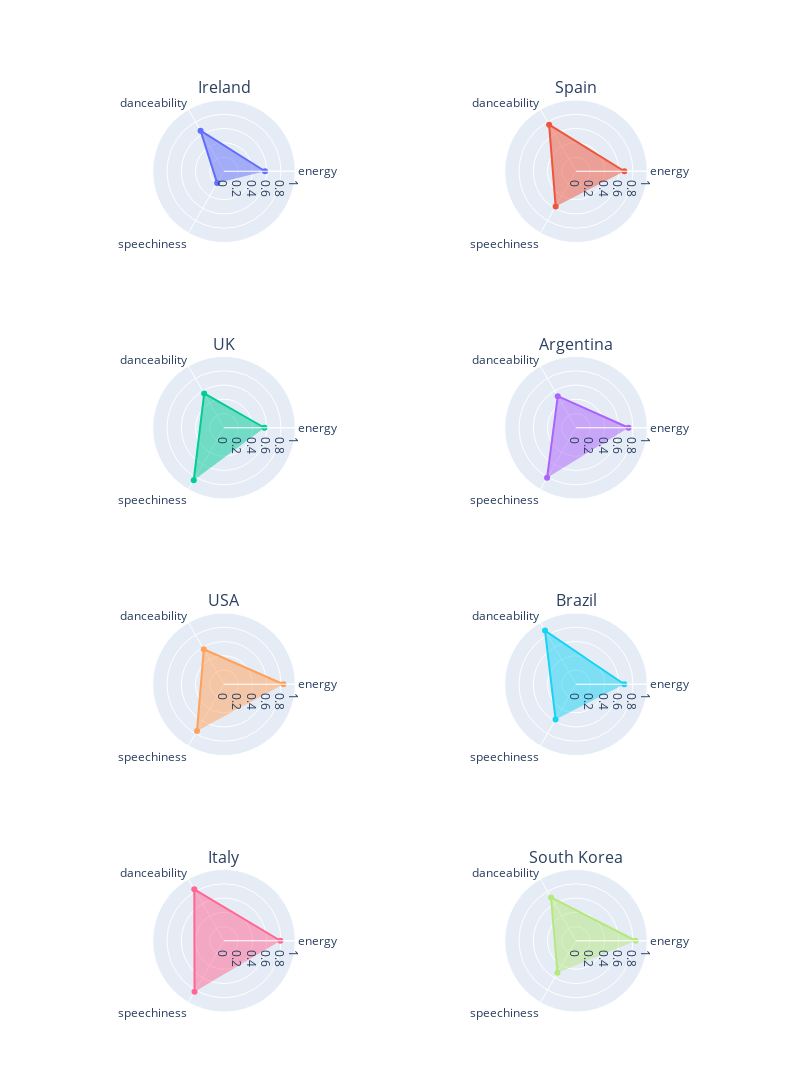

Notebook source saved alongside this figure:
### Markdown cell above
A neat representation would be to display these factors as radar graphs. The function below creates a radar graph given the country and the column name.

### Code cell
# Radar chart of each country wrt (energy, danceability, speechiness)
def create_radar_charts(df, countries, columns):
    cols = 2
    rows = len(countries) // cols
    # Create subplots with 'polar' subplot type with rows, cols
    fig = make_subplots(rows=rows, cols=cols, subplot_titles=[f'{country}' for country in countries], specs=[[{'type': 'polar', 'colspan': 1}]*cols]*rows)
    # Loop through all the country data
    for i, country in enumerate(countries):
        country_data = df[df['country'] == country]
        radar_chart = go.Figure()

        for column in columns:
            radar_chart.add_trace(go.Scatterpolar(
                r=country_data[column],
                theta=columns,
                fill='toself',
                name=column,
                showlegend=False
            ))
        row_index, col_index = divmod(i, 2) 
        # Add the radar chart to the subplot
        fig.add_trace(radar_chart.data[0], row=row_index+1, col=col_index+1)

    
    # Define polar coordinates on radius
    fig.update_polars(radialaxis=dict(range=[0, 1]))
    # Update layout to set the chart size
    fig.update_layout(
        height=400 * rows,  
        width=800, 

    )
    #print(fig)

    # Show the combined radar charts
    fig.show()



# Define and columns for the radar charts
columns_to_plot = ['energy', 'danceability', 'speechiness']

# Create radar charts
create_radar_charts(df_songs, locations_of_interest, columns_to_plot)

### Figure 1 — Plotly figure (JSON) as saved in the notebook; plotly's stock layout.template omitted (floating-point values rounded to 4 significant figures)
{"data": [{"fill": "toself", "name": "energy", "r": [0.575, 0.658, 0.192, 0.854, 0.453, 0.8, 0.617, 0.731, 0.36, 0.216, 0.64, 0.583, 0.849, 0.867, 0.686, 0.363, 0.678, 0.488, 0.785, 0.74, 0.664, 0.717, 0.845, 0.308, 0.537, 0.368, 0.366, 0.613, 0.0911, 0.729, 0.789, 0.567, 0.758, 0.758, 0.911, 0.722, 0.523, 0.43, 0.551, 0.733, 0.568, 0.532, 0.604, 0.601, 0.558, 0.688, 0.867, 0.702, 0.845, 0.556], "showlegend": false, "subplot": "polar", "theta": ["energy", "danceability", "speechiness"], "type": "scatterpolar"}, {"fill": "toself", "name": "energy", "r": [0.679, 0.755, 0.571, 0.866, 0.519, 0.642, 0.87, 0.59, 0.799, 0.782, 0.712, 0.725, 0.665, 0.68, 0.681, 0.893, 0.759, 0.659, 0.421, 0.752, 0.737, 0.774, 0.673, 0.807, 0.744, 0.758, 0.711, 0.778, 0.795, 0.699, 0.566, 0.295, 0.738, 0.703, 0.537, 0.718, 0.556, 0.851, 0.738, 0.769, 0.682, 0.578, 0.86, 0.646, 0.907, 0.526, 0.632, 0.718, 0.651, 0.809], "showlegend": false, "subplot": "polar2", "theta": ["energy", "danceability", "speechiness"], "type": "scatterpolar"}, {"fill": "toself", "name": "energy", "r": [0.568, 0.556, 0.849, 0.722, 0.867, 0.6, 0.911, 0.488, 0.758, 0.512, 0.74, 0.532, 0.545, 0.368, 0.0911, 0.567, 0.575, 0.56, 0.678, 0.523, 0.935, 0.845, 0.729, 0.717, 0.789, 0.562, 0.688, 0.702, 0.604, 0.976, 0.845, 0.453, 0.733, 0.308, 0.625, 0.366, 0.641, 0.664, 0.686, 0.239, 0.417, 0.8, 0.558, 0.758, 0.731, 0.405, 0.43, 0.583, 0.658, 0.881], "showlegend": false, "subplot": "polar3", "theta": ["energy", "danceability", "speechiness"], "type": "scatterpolar"}, {"fill": "toself", "name": "energy", "r": [0.738, 0.512, 0.812, 0.783, 0.711, 0.604, 0.632, 0.703, 0.649, 0.778, 0.782, 0.656, 0.868, 0.692, 0.677, 0.809, 0.63, 0.737, 0.792, 0.697, 0.775, 0.659, 0.568, 0.541, 0.728, 0.807, 0.445, 0.513, 0.9, 0.821, 0.86, 0.854, 0.794, 0.728, 0.555, 0.63, 0.77, 0.601, 0.421, 0.682, 0.519, 0.712, 0.793, 0.573, 0.827, 0.798, 0.656, 0.624, 0.607, 0.571], "showlegend": false, "subplot": "polar4", "theta": ["energy", "danceability", "speechiness"], "type": "scatterpolar"}, {"fill": "toself", "name": "energy", "r": [0.835, 0.567, 0.758, 0.729, 0.658, 0.0911, 0.687, 0.558, 0.556, 0.686, 0.453, 0.512, 0.807, 0.559, 0.67, 0.551, 0.641, 0.757, 0.61, 0.819, 0.754, 0.458, 0.308, 0.604, 0.882, 0.733, 0.675, 0.497, 0.545, 0.532, 0.702, 0.905, 0.619, 0.758, 0.56, 0.575, 0.835, 0.622, 0.686, 0.735, 0.192, 0.74, 0.64, 0.521, 0.488, 0.805, 0.871, 0.849, 0.678, 0.785], "showlegend": false, "subplot": "polar5", "theta": ["energy", "danceability", "speechiness"], "type": "scatterpolar"}, {"fill": "toself", "name": "energy", "r": [0.677, 0.87, 0.573, 0.609, 0.825, 0.83, 0.527, 0.631, 0.758, 0.687, 0.857, 0.778, 0.75, 0.228, 0.866, 0.6, 0.855, 0.865, 0.901, 0.913, 0.95, 0.508, 0.444, 0.815, 0.603, 0.875, 0.953, 0.7, 0.922, 0.96, 0.955, 0.871, 0.893, 0.499, 0.732, 0.664, 0.805, 0.752, 0.76, 0.711, 0.839, 0.934, 0.669, 0.413, 0.842, 0.741, 0.542, 0.709, 0.668, 0.636], "showlegend": false, "subplot": "polar6", "theta": ["energy", "danceability", "speechiness"], "type": "scatterpolar"}, {"fill": "toself", "name": "energy", "r": [0.792, 0.833, 0.827, 0.83, 0.886, 0.787, 0.873, 0.758, 0.81, 0.593, 0.534, 0.751, 0.695, 0.572, 0.699, 0.482, 0.704, 0.689, 0.518, 0.76, 0.757, 0.852, 0.548, 0.624, 0.767, 0.421, 0.779, 0.798, 0.841, 0.865, 0.631, 0.693, 0.682, 0.663, 0.526, 0.57, 0.612, 0.645, 0.755, 0.832, 0.794, 0.579, 0.816, 0.811, 0.516, 0.881, 0.654, 0.831, 0.616, 0.795], "showlegend": false, "subplot": "polar7", "theta": ["energy", "danceability", "speechiness"], "type": "scatterpolar"}, {"fill": "toself", "name": "energy", "r": [0.839, 0.702, 0.52, 0.831, 0.758, 0.83, 0.454, 0.551, 0.443, 0.607, 0.54, 0.539, 0.442, 0.587, 0.815, 0.82, 0.592, 0.729, 0.75, 0.585, 0.495, 0.889, 0.572, 0.749, 0.274, 0.819, 0.63, 0.765, 0.768, 0.824, 0.308, 0.346, 0.809, 0.817, 0.823, 0.62, 0.405, 0.519, 0.875, 0.771, 0.872, 0.641, 0.83, 0.753, 0.733, 0.755, 0.394, 0.363, 0.515, 0.446], "showlegend": false, "subplot": "polar8", "theta": ["energy", "danceability", "speechiness"], "type": "scatterpolar"}], "layout": {"annotations": [{"font": {"size": 16}, "showarrow": false, "text": "Ireland", "x": 0.225, "xanchor": "center", "xref": "paper", "y": 1, "yanchor": "bottom", "yref": "paper"}, {"font": {"size": 16}, "showarrow": false, "text": "Spain", "x": 0.775, "xanchor": "center", "xref": "paper", "y": 1, "yanchor": "bottom", "yref": "paper"}, {"font": {"size": 16}, "showarrow": false, "text": "UK", "x": 0.225, "xanchor": "center", "xref": "paper", "y": 0.7188, "yanchor": "bottom", "yref": "paper"}, {"font": {"size": 16}, "showarrow": false, "text": "Argentina", "x": 0.775, "xanchor": "center", "xref": "paper", "y": 0.7188, "yanchor": "bottom", "yref": "paper"}, {"font": {"size": 16}, "showarrow": false, "text": "USA", "x": 0.225, "xanchor": "center", "xref": "paper", "y": 0.4375, "yanchor": "bottom", "yref": "paper"}, {"font": {"size": 16}, "showarrow": false, "text": "Brazil", "x": 0.775, "xanchor": "center", "xref": "paper", "y": 0.4375, "yanchor": "bottom", "yref": "paper"}, {"font": {"size": 16}, "showarrow": false, "text": "Italy", "x": 0.225, "xanchor": "center", "xref": "paper", "y": 0.1562, "yanchor": "bottom", "yref": "paper"}, {"font": {"size": 16}, "showarrow": false, "text": "South Korea", "x": 0.775, "xanchor": "center", "xref": "paper", "y": 0.1562, "yanchor": "bottom", "yref": "paper"}], "height": 1600, "polar": {"domain": {"x": [0, 0.45], "y": [0.8438, 1]}, "radialaxis": {"range": [0, 1]}}, "polar2": {"domain": {"x": [0.55, 1], "y": [0.8438, 1]}, "radialaxis": {"range": [0, 1]}}, "polar3": {"domain": {"x": [0, 0.45], "y": [0.5625, 0.7188]}, "radialaxis": {"range": [0, 1]}}, "polar4": {"domain": {"x": [0.55, 1], "y": [0.5625, 0.7188]}, "radialaxis": {"range": [0, 1]}}, "polar5": {"domain": {"x": [0, 0.45], "y": [0.2812, 0.4375]}, "radialaxis": {"range": [0, 1]}}, "polar6": {"domain": {"x": [0.55, 1], "y": [0.2812, 0.4375]}, "radialaxis": {"range": [0, 1]}}, "polar7": {"domain": {"x": [0, 0.45], "y": [0, 0.1562]}, "radialaxis": {"range": [0, 1]}}, "polar8": {"domain": {"x": [0.55, 1], "y": [0, 0.1562]}, "radialaxis": {"range": [0, 1]}}, "width": 800}}
